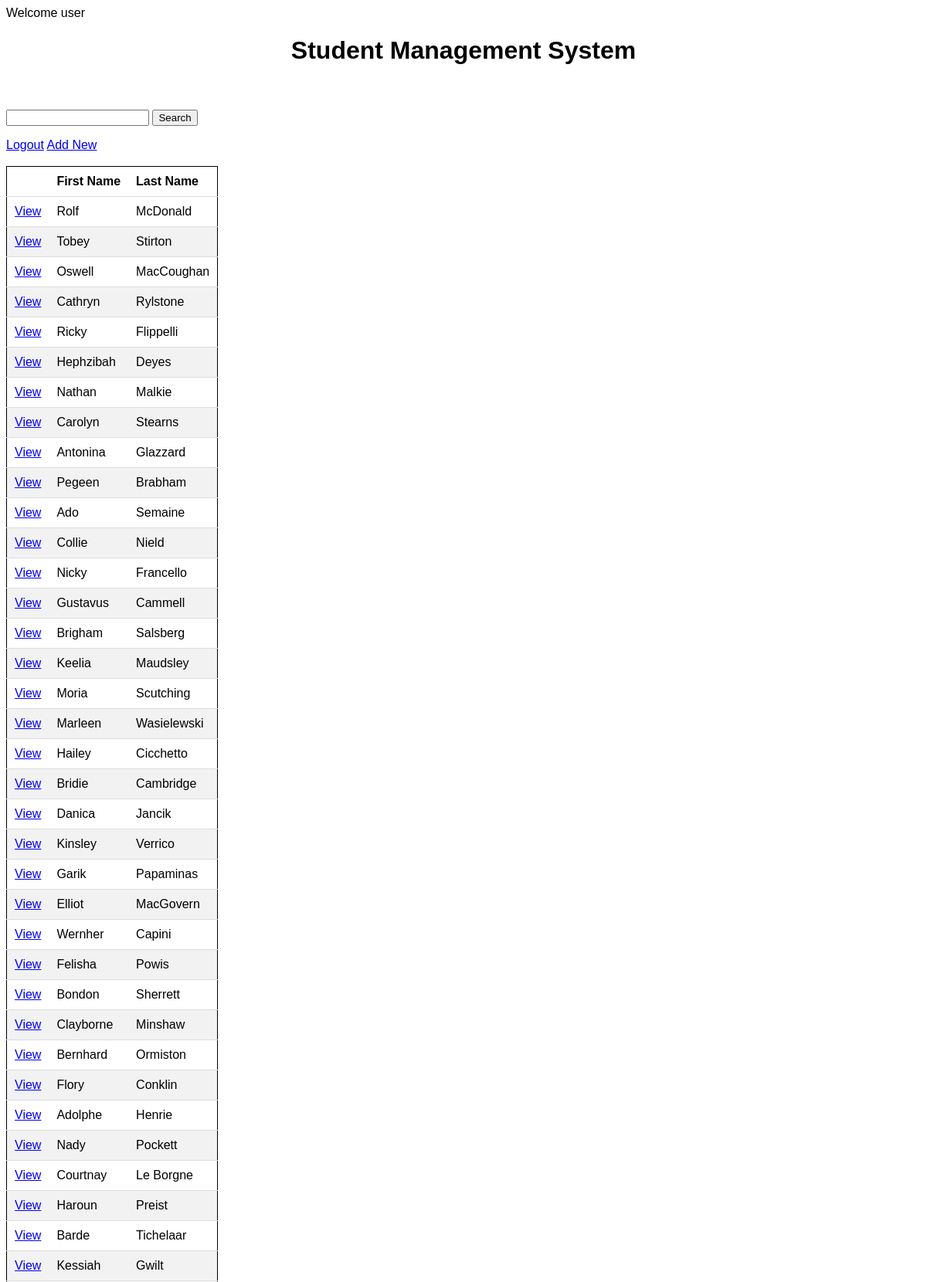
The page /index.php (signed in, upper part) on the database its author committed.
### tables this page shows
CREATE TABLE `student_list` (
  `id` int(11) NOT NULL,
  `first_name` varchar(50) NOT NULL,
  `last_name` varchar(50) NOT NULL,
  `birthday` varchar(10) NOT NULL,
  `gender` varchar(10) NOT NULL,
  `added_at` datetime NOT NULL DEFAULT CURRENT_TIMESTAMP
);

### index.php (the view, shortened to what this page needs)
<?php
  if (isset($_SESSION['userLogin'])) {
    echo "Welcome ". $_SESSION['userLogin'];
  } else {
    echo "Welcome Guest";
  }
  $con = connection();
  $sql = "SELECT * FROM `student_list` ORDER BY `id` DESC";
  $students = $con -> query($sql) or die ($con -> error);
  $row = $students -> fetch_assoc();
?>
<!DOCTYPE html>
<html lang="en">
<head>
  <link rel="stylesheet" href="css/style.css">
</head>
<body>
  <h1>Student Management System</h1>
  <br><br>
  <form action="result.php" method="get">
    <input type="text" name="search" id="search">
    <button type="submit">Search</button>
  </form>
  <?php if (isset($_SESSION['userLogin'])) { ?>
    <a href="logout.php">Logout</a>
    <a href="add.php">Add New</a>
  <?php } else { ?>
    <a href="login.php">Login</a>
  <?php } ?>
  <br><br>
  <table>
    <thead>
      <tr>
        <th></th>
        <th>First Name</th>
        <th>Last Name</th>
      </tr>
    </thead>
    <tbody>
      <?php do { ?>
      <tr>
        <td><a href="details.php?id=<?php echo $row['id']; ?>">View</a></td>
        <td><?php echo $row['first_name']; ?></td>
        <td><?php echo $row['last_name']; ?></td>
      </tr>
      <?php } while ($row = $students -> fetch_assoc()); ?>
    </tbody>
  </table>
</body>
</html>

### css/style.css (style rules this page uses)
body { font-family: 'Arial'; }
h1 { text-align: center; }
table { border-collapse: collapse; border: 1px solid #000000; }
th, td { text-align: left; padding: 10px; border-bottom: 1px solid #dddddd; }
tr:nth-child(even) { background-color: #f2f2f2; }

### rows shown on the page
student_list: first_name "Rolf", last_name "McDonald"
student_list: first_name "Tobey", last_name "Stirton"
student_list: first_name "Oswell", last_name "MacCoughan"
student_list: first_name "Cathryn", last_name "Rylstone"
student_list: first_name "Ricky", last_name "Flippelli"
student_list: first_name "Hephzibah", last_name "Deyes"
student_list: first_name "Nathan", last_name "Malkie"
student_list: first_name "Carolyn", last_name "Stearns"
student_list: first_name "Antonina", last_name "Glazzard"
student_list: first_name "Pegeen", last_name "Brabham"
student_list: first_name "Ado", last_name "Semaine"
student_list: first_name "Collie", last_name "Nield"
student_list: first_name "Nicky", last_name "Francello"
student_list: first_name "Gustavus", last_name "Cammell"
student_list: first_name "Brigham", last_name "Salsberg"
student_list: first_name "Keelia", last_name "Maudsley"
student_list: first_name "Moria", last_name "Scutching"
student_list: first_name "Marleen", last_name "Wasielewski"
student_list: first_name "Hailey", last_name "Cicchetto"
student_list: first_name "Bridie", last_name "Cambridge"
student_list: first_name "Danica", last_name "Jancik"
student_list: first_name "Kinsley", last_name "Verrico"
student_list: first_name "Garik", last_name "Papaminas"
student_list: first_name "Elliot", last_name "MacGovern"
student_list: first_name "Wernher", last_name "Capini"
student_list: first_name "Felisha", last_name "Powis"
student_list: first_name "Bondon", last_name "Sherrett"
student_list: first_name "Clayborne", last_name "Minshaw"
student_list: first_name "Bernhard", last_name "Ormiston"
student_list: first_name "Flory", last_name "Conklin"
student_list: first_name "Adolphe", last_name "Henrie"
student_list: first_name "Nady", last_name "Pockett"
student_list: first_name "Courtnay", last_name "Le Borgne"
student_list: first_name "Haroun", last_name "Preist"
student_list: first_name "Barde", last_name "Tichelaar"
student_list: first_name "Kessiah", last_name "Gwilt"

### other values the page prints
$_SESSION['userLogin'] "user"
